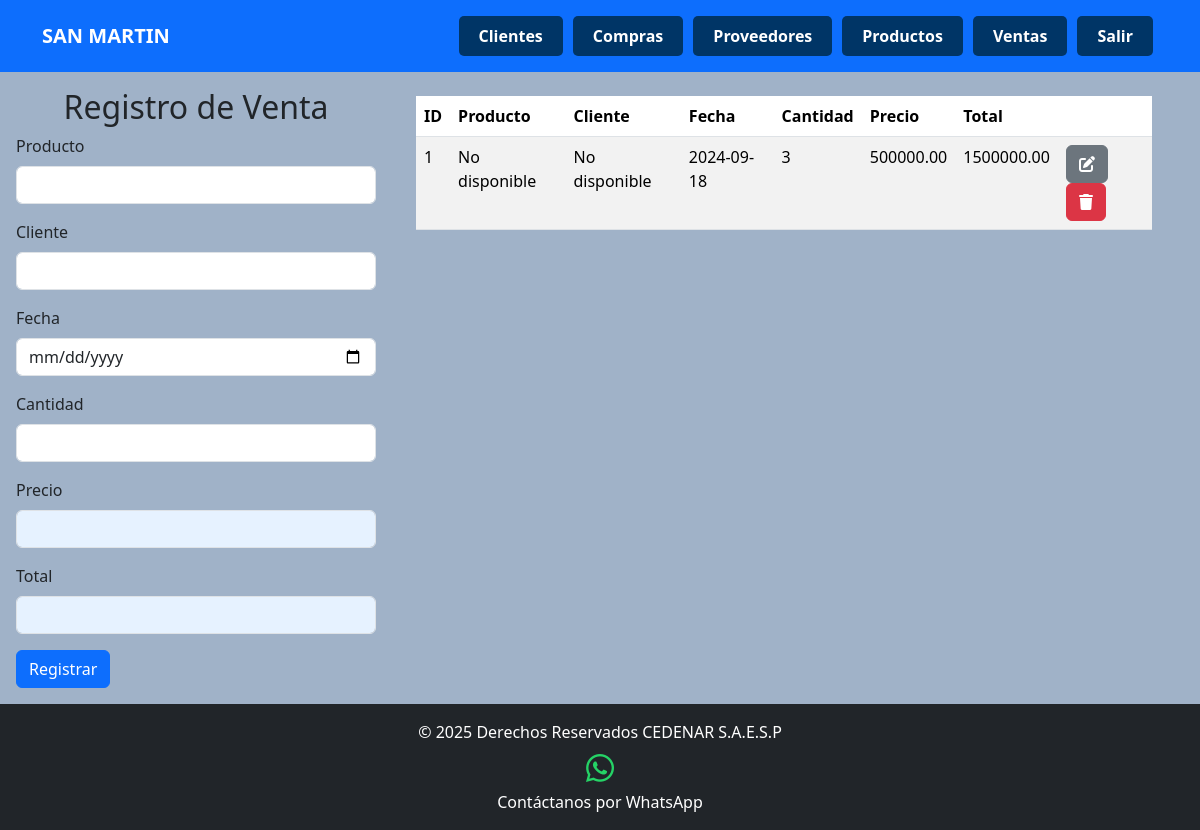
Page /templates/ventas.php (signed in) on the committed database.
### tables this page shows
CREATE TABLE `ventas` (

  `ID` int NOT NULL AUTO_INCREMENT,

  `Fecha` date DEFAULT NULL,

  `Total` decimal(10,2) DEFAULT NULL,

  `Cantidad` int DEFAULT NULL,

  `Precio` decimal(10,2) DEFAULT NULL,

  `ProductoID` int DEFAULT NULL,

  `UsuarioID` int DEFAULT NULL,

  `ClienteID` int DEFAULT NULL,

  `GarantiaVencimiento` date DEFAULT NULL,

  `MetodoPago` varchar(50) DEFAULT NULL,

  PRIMARY KEY (`ID`),

  FOREIGN KEY (`ProductoID`) REFERENCES `productos` (`ID`),

  FOREIGN KEY (`UsuarioID`) REFERENCES `usuario` (`ID`),

  FOREIGN KEY (`ClienteID`) REFERENCES `cliente` (`ID`)

);

### models/Conexion.php (called while the page is built, shortened)
<?php
class Conexion {
    private $host = 'localhost:3307';
    private $usuario = 'root';
    private $contrasena = '';
    private $base_de_datos = 'SubestacionSanmartin';
    private $conn;
    public function __construct() {
        $this->conn = new mysqli($this->host, $this->usuario, $this->contrasena, $this->base_de_datos);
    }
    public function getConexion() {
        return $this->conn;
    }
}
?>

### controllers/ventasController.php (called while the page is built, shortened)
<?php
require_once '../models/ventas.php';
require_once '../models/conexion.php';
class VentasController {
    private $db;
    public function __construct() {
        $conexion = new Conexion();
        $this->db = $conexion->getConexion();
    }
    public function obtenerTodasLasVentasPorUsuarioID($usuario_id) {
        $sql = "SELECT * FROM ventas WHERE UsuarioID = ?";
        $stmt = $this->db->prepare($sql);
        $stmt->bind_param('s', $usuario_id);
        $stmt->execute();
        $resultado = $stmt->get_result();
        $ventas = [];
        while ($row = $resultado->fetch_assoc()) {
            $ventas[] = new Venta($row['ID'], $row['Fecha'], $row['Total'], $row['Cantidad'], $row['Precio'], $row['ProductoID'], $row['UsuarioID'], $row['ClienteID']);
        }
        return $ventas;
    }
}

### models/ventas.php (called while the page is built, shortened)
<?php
class Venta {
    private $ID;
    private $Fecha;
    private $Total;
    private $Cantidad;
    private $Precio;
    private $ProductoID;
    private $ClienteID;
    public function __construct($ID, $Fecha, $Total, $Cantidad, $Precio, $ProductoID, $UsuarioID, $ClienteID) {
        $this->ID = $ID;
        $this->Fecha = $Fecha;
        $this->Total = $Total;
        $this->Cantidad = $Cantidad;
        $this->Precio = $Precio;
        $this->ProductoID = $ProductoID;
        $this->ClienteID = $ClienteID;
    }
    public function getID() {
        return $this->ID;
    }
    public function getFecha() {
        return $this->Fecha;
    }
    public function getTotal() {
        return $this->Total;
    }
    public function getCantidad() {
        return $this->Cantidad;
    }
    public function getPrecio() {
        return $this->Precio;
    }
    public function getProductoID() {
        return $this->ProductoID;
    }
    public function getClienteID() {
        return $this->ClienteID;
    }
}

### controllers/productoController.php (called while the page is built, shortened)
<?php
require_once '../models/conexion.php';
class ProductoController {
    private $db;
    public function __construct() {
        $conexion = new Conexion();
        $this->db = $conexion->getConexion();
    }
    public function obtenerProductoPorID($ID, $usuario_id) {
        $sql = "SELECT * FROM productos WHERE ID = ? AND UsuarioID = ?";
        $stmt = $this->db->prepare($sql);
        $stmt->bind_param('is', $ID, $usuario_id);
        $stmt->execute();
        $resultado = $stmt->get_result()->fetch_assoc();
        return null;
    }
}
?>

### controllers/clienteController.php (called while the page is built, shortened)
<?php
require_once '../models/conexion.php';
class ClienteController {
    private $db;
    public function __construct() {
        $conexion = new Conexion();
        $this->db = $conexion->getConexion();
    }
    public function obtenerClientePorID($ID, $usuario_id) {
        $sql = "SELECT * FROM cliente WHERE ID = ? AND UsuarioID = ?";
        $stmt = $this->db->prepare($sql);
        $stmt->bind_param('is', $ID, $usuario_id);
        $stmt->execute();
        $resultado = $stmt->get_result()->fetch_assoc();
        return null;
    }
}

### templates/ventas.php (the view, shortened to what this page needs)
<?php
    require_once "../includes/headerLogin.php";
    require_once '../controllers/ventasController.php';
    require_once '../controllers/productoController.php';
    require_once '../controllers/clienteController.php';
    $usuario_id = $_SESSION['usuario_id'];
    $ventasController = new VentasController();
    $productoController = new ProductoController();
    $clienteController = new ClienteController();
    $ventas = $ventasController->obtenerTodasLasVentasPorUsuarioID($usuario_id);
?>
<main class="main">
    <section>
        <div class="container-fluid row">
            <form class="col-4 p-3" action="../controllers/ventasHandler.php" method="POST">
                <h2 class="text-center" id="titulo">Registro de Venta</h2>
                <div class="mb-3">
                    <label for="producto_id" class="form-label">Producto</label>
                    <input type="text" class="form-control" name="producto_name" id="producto_id" list="productos" onchange="actualizarPrecio(this.value)" required>
                </div>
                <div class="mb-3">
                    <label for="cliente_id" class="form-label">Cliente</label>
                    <input type="text" class="form-control" name="cliente_name" id="cliente_id" list="clientes" required>
                </div>
                <div class="mb-3">
                    <label for="fecha" class="form-label">Fecha</label>
                    <input type="date" class="form-control" name="fecha" required autofocus>
                </div>
                <div class="mb-3">
                    <label for="cantidad" class="form-label">Cantidad</label>
                    <input type="number" class="form-control" name="cantidad" id="cantidad" required oninput="calcularTotal()">
                </div>
                <div class="mb-3">
                    <label for="precio" class="form-label">Precio</label>
                    <input type="number" id="precio" class="form-control readonly-textbox" name="precio" value=""  required oninput="calcularTotal()" readonly>
                </div>
                <div class="mb-3">
                    <label for="total" class="form-label">Total</label>
                    <input type="number" step="0.01" class="form-control readonly-textbox" name="total" id="total"  readonly>
                </div>
                <button type="submit" class="btn btn-primary" name="BtnRegistrar" value="OK">Registrar</button>
            </form>
            <div class="col-8 p-4">
                <div class="table-responsive">
                    <table class="table table-striped table-hover">
                        <thead>
                            <tr>
                                <th scope="col">ID</th>
                                <th scope="col">Producto</th>
                                <th scope="col">Cliente</th>
                                <th scope="col">Fecha</th>
                                <th scope="col">Cantidad</th>
                                <th scope="col">Precio</th>
                                <th scope="col">Total</th>
                                <th scope="col"></th>
                            </tr>
                        </thead>
                        <tbody>
                            <?php if (!empty($ventas)): ?>
                                <?php foreach ($ventas as $venta): ?>
                                    <tr>
                                        <td><?php echo htmlspecialchars($venta->getID()); ?></td>
                                        <td>
                                            <?php
                                                $producto = $productoController->obtenerProductoPorID($venta->getProductoID(), $usuario_id);
                                                echo htmlspecialchars($producto ? $producto->getNombre() : 'No disponible');
                                            ?>
                                        </td>
                                        <td>
                                            <?php
                                                $cliente = $clienteController->obtenerClientePorID($venta->getClienteID(), $usuario_id);
                                                echo htmlspecialchars($cliente ? $cliente->getNombre() : 'No disponible');
                                            ?>
                                        </td>
                                        <td><?php echo htmlspecialchars($venta->getFecha()); ?></td>
                                        <td><?php echo htmlspecialchars($venta->getCantidad()); ?></td>
                                        <td><?php echo htmlspecialchars($venta->getPrecio()); ?></td>
                                        <td><?php echo htmlspecialchars($venta->getTotal()); ?></td>
                                        <td>
                                            <a href='actualizarVenta.php?id=<?php echo htmlspecialchars($venta->getID()); ?>' class='btn btn-secondary'>
                                                <i class='fa-solid fa-pen-to-square'></i>
                                            </a>
                                            <a href='../controllers/ventasHandler.php?accion=eliminar&id=<?php echo htmlspecialchars($venta->getID()); ?>' class='btn btn-danger' onclick='return confirm("¿Estás seguro de que deseas eliminar esta venta?")'>
                                                <i class='fa-solid fa-trash'></i>
                                            </a>
                                        </td>
                                    </tr>
                                <?php endforeach; ?>
                            <?php else: ?>
                                <tr><td colspan="8">No hay ventas para mostrar.</td></tr>
                            <?php endif; ?>
                        </tbody>
                    </table>
                </div>
            </div>
        </div>
    </section>
</main>
<?php
    require_once '../includes/footer.php';
?>

### styles.css (style rules this page uses)
html, body { height: 100%; }
body { display: flex; flex-direction: column; }
main { flex: 1; }
.fondo { background-color: #b3daff; }
.readonly-textbox { background-color: #e6f2ff; color: #00509e; cursor: not-allowed; user-select: none; }

### includes/headerLogin.php (style rules this page uses)
.fondo { background-color: #A0B2C8; min-height: 100vh; }

### rows in the picture
ventas: ID "1", Nombre "No disponible", Fecha "2024-09-18", Cantidad "3", Precio "500000.00", Total "1500000.00"
